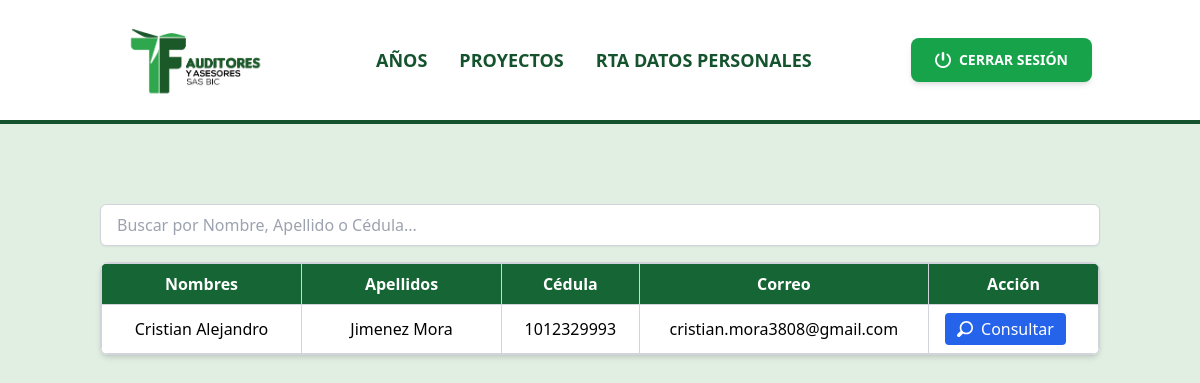
Page /admin/public/consultar.php?anio_id=12 on the committed database.
### tables this page shows
CREATE TABLE `usuarios` (
  `id` int(11) NOT NULL,
  `nombres` varchar(100) NOT NULL,
  `apellidos` varchar(50) NOT NULL,
  `cedula` varchar(20) NOT NULL,
  `correo` varchar(100) NOT NULL,
  `anio_id` int(11) NOT NULL
);

### admin/public/consultar.php (the view, shortened to what this page needs)
<?php
include('..//../config/db.php');
if (isset($_GET['anio_id'])) {
    $anio_id = $_GET['anio_id'];
}
$sql = "SELECT
            u.id AS usuario_id, u.nombres, u.apellidos, u.cedula, u.correo, u.anio_id,
            ur.id AS usuario_r_id, ur.genero, ur.telefono, ur.fecha_nacimiento, ur.lugar_nacimiento,
            ur.direccion, ur.fecha_expedicion_cedula, ur.municipio_residencia, ur.nombre_contacto,
            ur.telefono_contacto, ur.tipo_sangre, ur.eps, ur.fondo_pension, ur.arl, ur.talla_camisa,
            ur.talla_pantalon, ur.talla_botas, ur.talla_nomex, ur.estado_civil,
            ur.nombre_pareja, ur.tiene_hijos, ur.cuantos_hijos,
            h.id AS hijo_id, h.nombre_completo_hijo, h.tipo_documento_hijo,
            h.numero_documento_hijo, h.edad_hijo
        FROM usuarios u
        INNER JOIN usuarios_r ur ON u.cedula = ur.cedula
        LEFT JOIN hijos h ON ur.id = h.usuario_id
        WHERE u.anio_id = '$anio_id'";
$result = mysqli_query($conn, $sql);
$usuarios = [];
if (mysqli_num_rows($result) > 0) {
    while ($row = mysqli_fetch_assoc($result)) {
        $usuario_id = $row['usuario_id'];
        if (!isset($usuarios[$usuario_id])) {
            $usuarios[$usuario_id] = [
                'id' => $row['usuario_id'],
                'nombres' => $row['nombres'] ?? '',
                'apellidos' => $row['apellidos'] ?? '',
                'cedula' => $row['cedula'] ?? '',
                'correo' => $row['correo'] ?? '',
                'anio_id' => $row['anio_id'] ?? '',
                'genero' => $row['genero'] ?? '',
                'telefono' => $row['telefono'] ?? '',
                'fecha_nacimiento' => $row['fecha_nacimiento'] ?? '',
                'lugar_nacimiento' => $row['lugar_nacimiento'] ?? '',
                'direccion' => $row['direccion'] ?? '',
                'municipio_residencia' => $row['municipio_residencia'] ?? '',
                'fecha_expedicion_cedula' => $row['fecha_expedicion_cedula'] ?? '',
                'nombre_contacto' => $row['nombre_contacto'] ?? '',
                'telefono_contacto' => $row['telefono_contacto'] ?? '',
                'tipo_sangre' => $row['tipo_sangre'] ?? '',
                'eps' => $row['eps'] ?? '',
                'fondo_pension' => $row['fondo_pension'] ?? '',
                'arl' => $row['arl'] ?? '',
                'talla_camisa' => $row['talla_camisa'] ?? '',
                'talla_pantalon' => $row['talla_pantalon'] ?? '',
                'talla_botas' => $row['talla_botas'] ?? '',
                'talla_nomex' => $row['talla_nomex'] ?? '',
                'estado_civil' => $row['estado_civil'] ?? '',
                'nombre_pareja' => $row['nombre_pareja'] ?? 'N/A',
                'tiene_hijos' => $row['tiene_hijos'] ?? '',
                'cuantos_hijos' => $row['cuantos_hijos'] ?? '',
                'hijos' => []
            ];
        }
    }
}
$usuarios = array_values($usuarios);
?>
<!DOCTYPE html>
<html lang="es">
<head>
    <link rel="stylesheet" href="https://cdn.jsdelivr.net/npm/sweetalert2@11.5.4/dist/sweetalert2.min.css">
    <link rel="stylesheet" href="https://cdn.jsdelivr.net/npm/tailwindcss@2.2.19/dist/tailwind.min.css">
    <link rel="stylesheet" href="../includes/css/registrar_usuario.css">
    <script src="https://cdn.tailwindcss.com"></script>
</head>
<body class="bg-[#E1EEE2] font-sans">
<header class="w-full bg-white mb-10 border-b-4 border-green-900">
    <div class="container mx-auto flex flex-wrap p-5 items-center justify-between">
        <a href="../index.php" class="text-gray-900">
            <img src="/static/img/TF.png" alt="Logo" class="h-16 md:h-20">
        </a>
        <nav id="navMenu" class="hidden lg:flex lg:items-center lg:space-x-8">
            <a href="/admin/años.php" class="text-green-900 hover:text-lime-600 font-bold text-sm md:text-lg">AÑOS</a>
            <a href="/admin/index.php" class="text-green-900 hover:text-lime-600 font-bold text-sm md:text-lg">PROYECTOS</a>
            <a href="/admin/public/rtaPrimerForm.php?anio_id=<?php echo $anio_id; ?>" class="text-green-900 hover:text-lime-600 font-bold text-sm md:text-lg">RTA DATOS PERSONALES</a>
        </nav>
        <div class="hidden lg:block">
            <a href="../../../logout.php" class="bg-green-600 hover:bg-lime-500 text-white font-bold py-3 px-4 md:px-6 rounded-lg shadow-md text-xs md:text-sm flex items-center">
            <img src="/admin/includes/imgs/cerrarsesion.png" class="w-4 h-4 mr-2" alt="Cerrar Sesión"/>
            CERRAR SESIÓN
            </a>
        </div>
    </div>
</header>
<div class="flex justify-center"><div class="w-[1000px] mt-10">
    <input type="text" id="buscador" onkeyup="filtrarUsuarios()" placeholder="Buscar por Nombre, Apellido o Cédula..."
        class="w-full px-4 py-2 mb-4 border border-gray-300 rounded-md shadow-sm focus:ring-2 focus:ring-green-600 focus:outline-none">
    <div class="overflow-y-auto max-h-80 border border-gray-300 rounded-lg shadow-md">
        <table class="w-full border-collapse bg-white">
            <thead class="bg-green-800 text-white">
                <tr>
                    <th class="border border-gray-300 px-4 py-2 w-[200px]">Nombres</th>
                    <th class="border border-gray-300 px-4 py-2 w-[200px]">Apellidos</th>
                    <th class="border border-gray-300 px-4 py-2">Cédula</th>
                    <th class="border border-gray-300 px-4 py-2">Correo</th>
                    <th class="border border-gray-300 px-4 py-2">Acción</th>
                </tr>
            </thead>
            <tbody id="tablaUsuarios">
                <?php foreach ($usuarios as $usuario): ?>
                    <tr class="hover:bg-gray-100 text-center">
                        <td class="border border-gray-300 px-4 py-2"><?php echo htmlspecialchars($usuario['nombres'] ?? ''); ?></td>
                        <td class="border border-gray-300 px-4 py-2"><?php echo htmlspecialchars($usuario['apellidos'] ?? ''); ?></td>
                        <td class="border border-gray-300 px-4 py-2"><?php echo htmlspecialchars($usuario['cedula'] ?? ''); ?></td>
                        <td class="border border-gray-300 px-4 py-2"><?php echo htmlspecialchars($usuario['correo'] ?? ''); ?></td>
                        <td class="border border-gray-300 px-4 py-2">
                            <button
                                class="bg-blue-600 text-white px-3 py-1 rounded hover:bg-blue-700 flex items-center"
                                onclick="mostrarModal(<?php echo htmlspecialchars(json_encode($usuario), ENT_QUOTES, 'UTF-8'); ?>)">
                                <img src="/admin/includes/imgs/lupa.svg" alt="" class="w-4 h-4 mr-2">Consultar
                            </button>
                        </td>
                    </tr>
                <?php endforeach; ?>
            </tbody>
        </table>
    </div>
</div>
</div>
</body>
</html>

### admin/includes/css/registrar_usuario.css (style rules this page uses)
th, td { border-right: 1px solid #D1D5DB; border-bottom: 1px solid #D1D5DB; }
th:last-child, td:last-child { border-right: none; }
tr:last-child td { border-bottom: none; }
table { border: 1px solid #D1D5DB; }

### rows in the picture
usuarios: nombres "Cristian Alejandro", apellidos "Jimenez Mora", cedula "1012329993", correo "cristian.mora3808@gmail.com"
